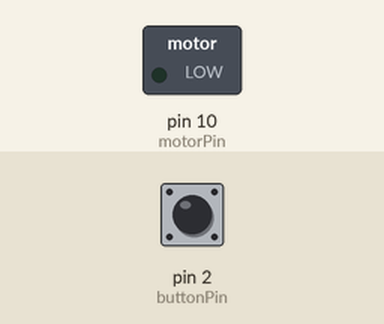
Simulated run of this sketch. Board: Arduino Uno, built with avr-gcc and run on an emulated ATmega328P. Shown: switched loads named in the sketch (green lamp = pin HIGH). The test bench sets the inputs (shaded band); at power-on: pin 2 (buttonPin) LOW.

Above: at 1.2 s.
1.3 s: pin 2 (buttonPin) pulled HIGH for 0.15 s
At 2.0 s:
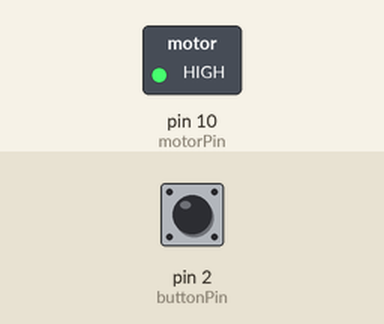
2.9 s: pin 2 (buttonPin) pulled HIGH for 1 s
At 4.5 s:
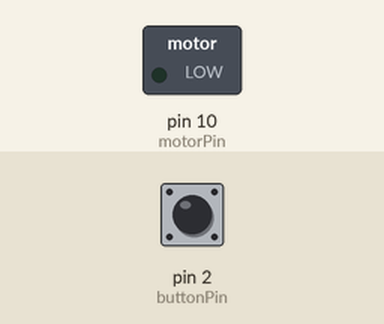
5.4 s: pin 2 (buttonPin) pulled HIGH for 3.2 s
At 9.3 s:
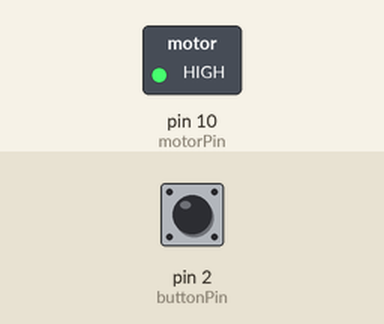
Timing chart, 0 to 10.8 s (numbered marks = the images above; inputs shaded):
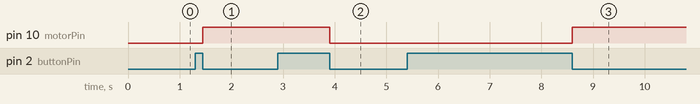

The sketch:

FAN.ino
```cpp
const int buttonPin = 2;
const int motorPin = 10;
int buttonState = 0;
//int prevButtonState = 0;
int motorState = 0;
//bool btnPressed = false;

void setup() {

  pinMode(motorPin, OUTPUT);

  pinMode(buttonPin, INPUT);
}

void loop() {

  buttonState = digitalRead(buttonPin);

  if (buttonState == HIGH) {
    while (buttonState == HIGH)
    {
      buttonState = digitalRead(buttonPin);
    }

    if (motorState == 0) {
      digitalWrite(motorPin, HIGH);
      motorState = 1;
    } else {
      digitalWrite(motorPin, LOW);
      motorState = 0;
    }
  }

}
```

Measured:
- after the input at 1.3 s, pin 10 (motorPin): LOW → HIGH after 0.15 s
- after the input at 2.9 s, pin 10 (motorPin): HIGH → LOW after 1.0 s
- after the input at 5.4 s, pin 10 (motorPin): LOW → HIGH after 3.2 s
